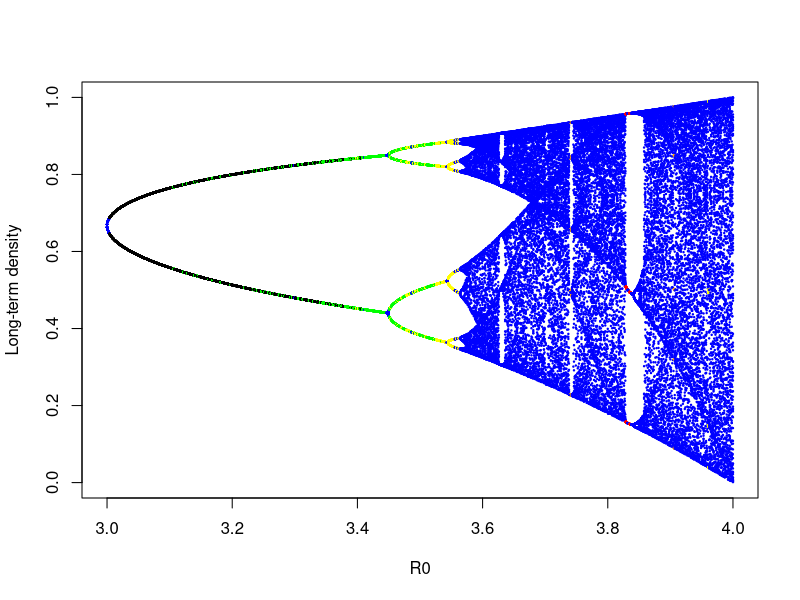

Reproduce this figure in R.
colfun <- function(x){
	l <- length(unique(x))
	if (l==2) {return ("black")}
	if (l==3) {return ("red")}
	if (l==4) {return ("green")}
	if (l==8) {return ("yellow")}
	if (l==10) {return ("orange")}
	return("blue")
}

lfun <- function(x, r, steps){
	xt <- numeric(steps)
	for(i in 1:steps)
		xt[[i]] <- x <- r*x*(1-x)
	return(xt)
}


x0 <- 0.4
cut <- 4000
view <- 80
start <- 3
end <- 4
rr <- 1001

steps <- cut+view
look <- seq(cut+1, steps)
plot(NULL, NULL
	, xlim=c(start, end), ylim=c(0, 1)
	, ylab="Long-term density", xlab="R0"
)

i <- 1
cv <- numeric(rr)
for(r in seq(start, end, length.out=rr))
{
	xt <- lfun(x0, r, steps)
	win <- xt[look]
	points(rep(r, length(look)), win, pch=19, cex=0.2, col=colfun(win))
}

